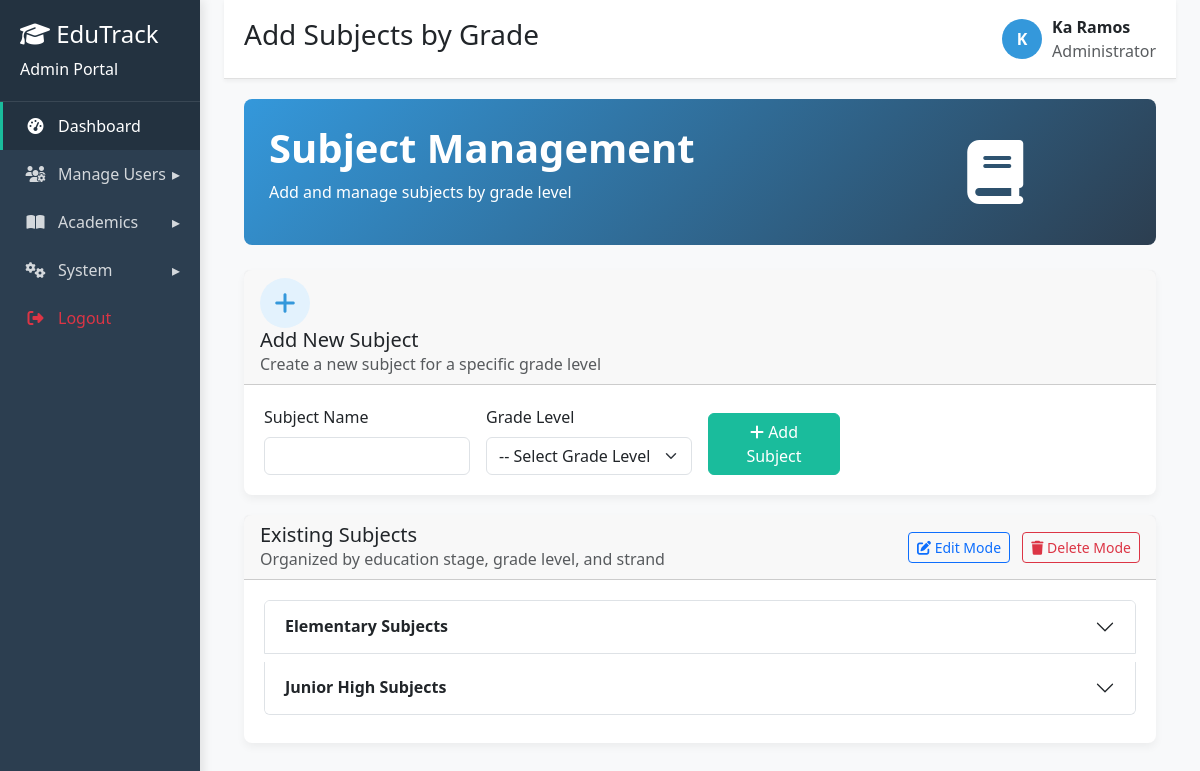
Page /WEBGRADINGSYSTEMPORTAL-Latest/subject_adding.php (signed in) on the committed database.
### tables this page shows
CREATE TABLE `tbl_accounts` (
  `account_id` int(10) UNSIGNED NOT NULL,
  `username` varchar(80) NOT NULL,
  `password` varchar(255) NOT NULL,
  `role` enum('admin','teacher','student','parent') NOT NULL,
  `first_name` varchar(80) NOT NULL,
  `last_name` varchar(80) NOT NULL,
  `email` varchar(150) DEFAULT NULL,
  `contact_number` varchar(30) DEFAULT NULL,
  `created_at` datetime NOT NULL DEFAULT current_timestamp()
);

CREATE TABLE `tbl_subjects` (
  `subject_id` int(10) UNSIGNED NOT NULL,
  `subject_name` varchar(120) NOT NULL,
  `year_level_id` int(10) UNSIGNED DEFAULT NULL,
  `semester` enum('1','2','Full Year') DEFAULT 'Full Year',
  `semester_id` int(11) DEFAULT NULL,
  `strand_id` int(10) UNSIGNED DEFAULT NULL
);

### WEBGRADINGSYSTEMPORTAL-Latest/subject_adding.php (the view, shortened to what this page needs)
<?php
require 'db_connect.php';
$adminName = 'Administrator';
$adminInitial = 'A';
try {
    $adminStmt = $conn->prepare("SELECT first_name, last_name, username FROM tbl_accounts WHERE account_id = ?");
    $adminStmt->bind_param("i", $_SESSION['account_id']);
    $adminStmt->execute();
    $adminResult = $adminStmt->get_result();
    $adminData = $adminResult->fetch_assoc();
    if ($adminData) {
        $adminName = $adminData['first_name'] . ' ' . $adminData['last_name'];
        $adminInitial = strtoupper(substr($adminData['first_name'], 0, 1));
    }
} catch (Exception $e) {
}
$where_conditions = [];
$params = [];
$types = '';
$where_clause = $where_conditions ? "WHERE " . implode(" AND ", $where_conditions) : "";
$subjects_query = "
    SELECT DISTINCT s.subject_id, s.subject_name, s.year_level_id, s.semester, s.strand_id,
           COALESCE(yl.level_name, 'Ungrouped') as level_name,
           COALESCE(yl.education_stage, 'Ungrouped') as education_stage,
           COALESCE(str.strand_name, 'General') as strand_name,
           COALESCE(str.strand_code, 'GEN') as strand_code
    FROM tbl_subjects s
    LEFT JOIN tbl_yearlevels yl ON s.year_level_id = yl.year_level_id
    LEFT JOIN tbl_strands str ON s.strand_id = str.strand_id
    $where_clause
    ORDER BY yl.year_level_id, str.strand_name, s.subject_name
";
if ($params) {
    $stmt = $conn->prepare($subjects_query);
    $stmt->bind_param($types, ...$params);
    $stmt->execute();
    $subjects = $stmt->get_result()->fetch_all(MYSQLI_ASSOC);
    $stmt->close();
} else {
    $subjects = $conn->query($subjects_query)->fetch_all(MYSQLI_ASSOC);
}
function groupSubjectsByEducationStage($subjects) {
    $grouped = [];
    foreach ($subjects as $subject) {
        $education_stage = $subject['education_stage'] ?? 'Ungrouped';
        $year_level = $subject['level_name'] ?? 'General';
        $strand = $subject['strand_name'] ?? 'General';
        if (!isset($grouped[$education_stage])) {
            $grouped[$education_stage] = [];
        }
        if (!isset($grouped[$education_stage][$year_level])) {
            $grouped[$education_stage][$year_level] = [];
        }
        if (!isset($grouped[$education_stage][$year_level][$strand])) {
            $grouped[$education_stage][$year_level][$strand] = [];
        }
        $grouped[$education_stage][$year_level][$strand][] = $subject;
    }
    return $grouped;
}
?>
<!DOCTYPE html>
<html lang="en">
<head>
    <link rel="stylesheet" href="https://cdn.jsdelivr.net/npm/bootstrap@5.3.0/dist/css/bootstrap.min.css">
    <link rel="stylesheet" href="https://cdnjs.cloudflare.com/ajax/libs/font-awesome/6.4.0/css/all.min.css">
</head>
<body>
 <div class="container-fluid">
        <div class="row">
            <div class="col-md-3 col-lg-2 sidebar">
                <div class="sidebar-header">
                    <h4><i class="fas fa-graduation-cap"></i> EduTrack</h4>
                    <p class="mb-0">Admin Portal</p>
                </div>
                <ul class="sidebar-menu">
                    <li><a href="admin_dashboard.php" class="active"><i class="fas fa-tachometer-alt"></i><span>Dashboard</span></a></li>
                      <li class="has-submenu">
                        <a href="#"><i class="fas fa-users-cog"></i><span>Manage Users</span></a>
                      </li>
                      <li class="has-submenu">
                        <a href="#"><i class="fas fa-book-open"></i><span>Academics</span></a>
                      </li>
                      <li class="has-submenu">
                        <a href="#"><i class="fas fa-cogs"></i><span>System</span></a>
                      </li>
                      <li><a href="logout.php" class="text-danger" onclick="return confirmLogout()"><i class="fas fa-sign-out-alt"></i><span>Logout</span></a></li>
                    </ul>
            </div>
            <div class="col-md-9 col-lg-10 ml-sm-auto px-4">
                <div class="header">
                    <h3>Add Subjects by Grade</h3>
                    <div class="user-info">
    <div class="avatar"><?= $adminInitial ?></div>
    <div>
        <div class="fw-bold"><?= htmlspecialchars($adminName) ?></div>
        <div class="text-muted">Administrator</div>
    </div>
</div>
                </div>
                <div class="main-content">
                    <div class="welcome-section">
                        <div class="row align-items-center">
                            <div class="col-md-8">
                                <h1>Subject Management</h1>
                                <p>Add and manage subjects by grade level</p>
                            </div>
                            <div class="col-md-4 text-center">
                                <i class="fas fa-book fa-4x"></i>
                            </div>
                        </div>
                    </div>
                    <div class="card">
                        <div class="card-header">
                            <div class="card-icon blue">
                                <i class="fas fa-plus"></i>
                            </div>
                            <div>
                                <h5 class="mb-0">Add New Subject</h5>
                                <p class="mb-0 text-muted">Create a new subject for a specific grade level</p>
                            </div>
                        </div>
                        <div class="card-body">
                            <form method="POST">
                                <div class="row g-3">
                                    <div class="col-md-3">
                                        <label for="subject_name" class="form-label">Subject Name</label>
                                        <input type="text" class="form-control" id="subject_name" name="subject_name" required>
                                    </div>
                                    <div class="col-md-3">
                                        <label for="year_level_id" class="form-label">Grade Level</label>
                                        <select class="form-select" id="year_level_id" name="year_level_id" required onchange="toggleStrandField()">
                                            <option value="">-- Select Grade Level --</option>
                                        </select>
                                    </div>
                                    <div class="col-md-2 d-flex align-items-end">
                                        <button type="submit" name="add_subject" class="btn btn-success w-100">
                                            <i class="fas fa-plus"></i> Add Subject
                                        </button>
                                    </div>
                                </div>
                            </form>
                        </div>
                    </div>
                    <div class="card">
                        <div class="card-header d-flex justify-content-between align-items-center">
                            <div>
                                <h5 class="mb-0">Existing Subjects</h5>
                                <p class="mb-0 text-muted">Organized by education stage, grade level, and strand</p>
                            </div>
                            <div>
                                <button id="toggleEdit" class="btn btn-sm btn-outline-primary me-2">
                                    <i class="fas fa-edit"></i> Edit Mode
                                </button>
                                <button id="toggleDelete" class="btn btn-sm btn-outline-danger">
                                    <i class="fas fa-trash"></i> Delete Mode
                                </button>
                            </div>
                        </div>
                        <div class="card-body">
                            <?php if (empty($subjects)): ?>
                                <div class="alert alert-info">
                                    <i class="fas fa-info-circle"></i>
                                    No subjects found. Add your first subject using the form above.
                                </div>
                            <?php else: ?>
                                <div class="accordion" id="subjectsAccordion">
                                    <?php
                                    $grouped_subjects = groupSubjectsByEducationStage($subjects);
                                    $stageIndex = 0;
                                    foreach ($grouped_subjects as $education_stage => $year_levels):
                                        $stageIndex++;
                                    ?>
                                        <div class="accordion-item mb-2">
                                            <h2 class="accordion-header" id="heading<?= $stageIndex ?>">
                                                <button class="accordion-button collapsed" type="button" data-bs-toggle="collapse" data-bs-target="#collapse<?= $stageIndex ?>">
                                                    <strong><?= $education_stage ?> Subjects</strong>
                                                </button>
                                            </h2>
                                        </div>
                                    <?php endforeach; ?>
                                </div>
                            <?php endif; ?>
                        </div>
                    </div>
                </div>
            </div>
        </div>
    </div>
</body>
</html>

### WEBGRADINGSYSTEMPORTAL-Latest/subject_adding.php (style rules this page uses)
:root { --primary: #2c3e50; --secondary: #3498db; --accent: #1abc9c; --light: #ecf0f1; --dark: #34495e; }
body { background-color: #f8f9fa; font-family: 'Segoe UI', Tahoma, Geneva, Verdana, sans-serif; }
.sidebar { background-color: var(--primary); color: white; min-height: 100vh; padding: 0; box-shadow: 3px 0 10px rgba(0,0,0,0.1); }
.sidebar-header { padding: 20px; background-color: rgba(0,0,0,0.2); border-bottom: 1px solid rgba(255,255,255,0.1); }
.sidebar-menu { list-style: none; padding: 0; margin: 0; }
.sidebar-menu li { width: 100%; }
.sidebar-menu a { color: rgba(255,255,255,0.8); text-decoration: none; display: block; padding: 12px 20px; transition: all 0.3s; border-left: 3px solid transparent; }
.sidebar-menu a.active { background-color: rgba(0,0,0,0.2); color: white; border-left: 3px solid var(--accent); }
.sidebar-menu i { width: 25px; text-align: center; margin-right: 10px; }
.main-content { padding: 20px; }
.header { background-color: white; padding: 15px 20px; border-bottom: 1px solid #e0e0e0; display: flex; justify-content: space-between; align-items: center; box-shadow: 0 2px 4px rgba(0,0,0,0.05); }
.user-info { display: flex; align-items: center; }
.user-info .avatar { width: 40px; height: 40px; border-radius: 50%; background-color: var(--secondary); color: white; display: flex; align-items: center; justify-content: center; font-weight: bold; margin-right: 10px; }
.card { border: none; border-radius: 8px; box-shadow: 0 4px 8px rgba(0,0,0,0.05); transition: transform 0.3s, box-shadow 0.3s; margin-bottom: 20px; }
.card-body { padding: 20px; }
.btn-success { background-color: var(--accent); border-color: var(--accent); }
.card-icon { width: 50px; height: 50px; border-radius: 50%; display: flex; align-items: center; justify-content: center; margin-right: 15px; font-size: 1.5rem; }
.card-icon.blue { background-color: #e3f2fd; color: var(--secondary); }
.welcome-section { background: linear-gradient(135deg, var(--secondary), var(--primary)); color: white; border-radius: 8px; padding: 25px; margin-bottom: 25px; }
.welcome-section h1 { font-weight: 700; }
.has-submenu > a::after { content: "▸"; float: right; }

### rows in the picture
tbl_accounts: first_name "K", adminName "Ka Ramos"
tbl_subjects: education_stage "Junior High"

### other values in the picture
$education_stage "Elementary"
